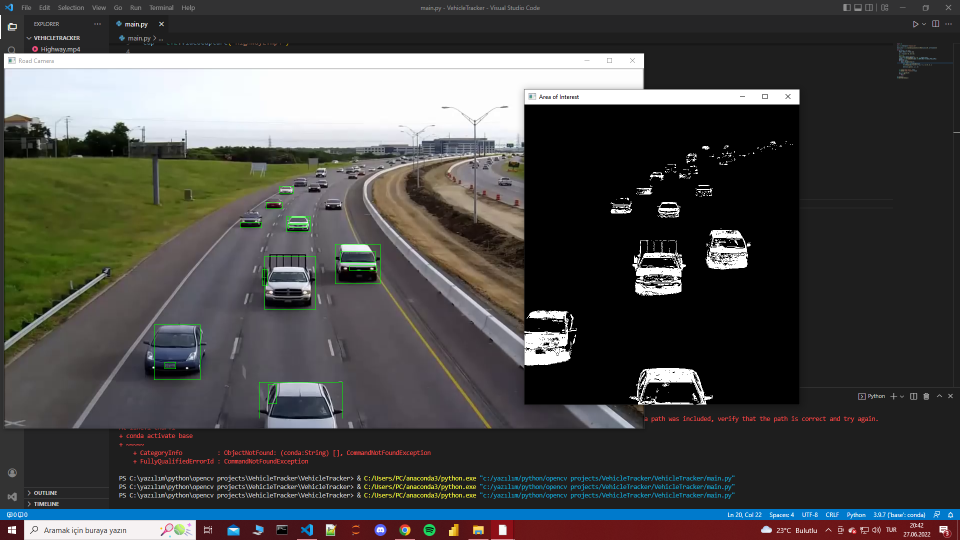
#> input picture photos/example1.png, 1920 x 1080 px, given in place of Highway.mp4, which was not available (shown at 1/2 size)
$ python main.py
#> lines starting #> are read from the running program, lines starting #| are printed output that depends on the picture; after the words box and inside, x2 and y2 are one past the last pixel; in counts of white or black regions, pixels touching at a corner belong together; pictures that were not available may be replaced by others from this repository, and a replacement may not be noted
import cv2

cap = cv2.VideoCapture("Highway.mp4")

object_detect = cv2.createBackgroundSubtractorMOG2(history=100, varThreshold=60)

while True:
    ret, frame = cap.read()
#> frame is the input picture: shape (1080, 1920, 3); mean B, G, R 71.1, 72.3, 71.9
    height, width, _ = frame.shape
#> height = 1080; width = 1920

    aoi = frame[100: 700, 300: 850]
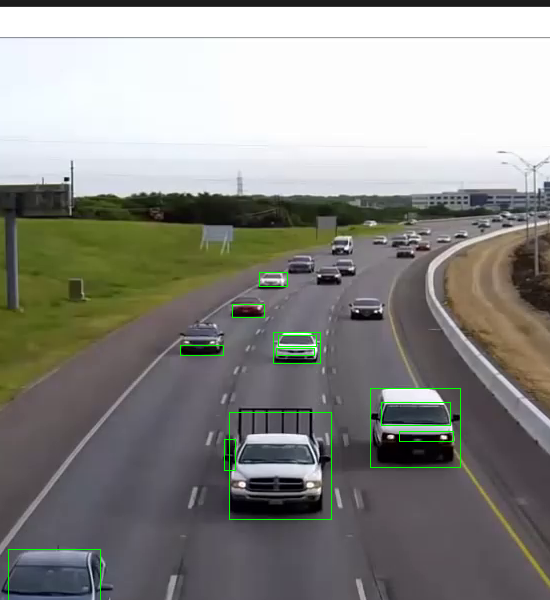
#> aoi: shape (600, 550, 3); mean B, G, R 134, 138.5, 138.5

    #DETECTION
    mask = object_detect.apply(aoi)
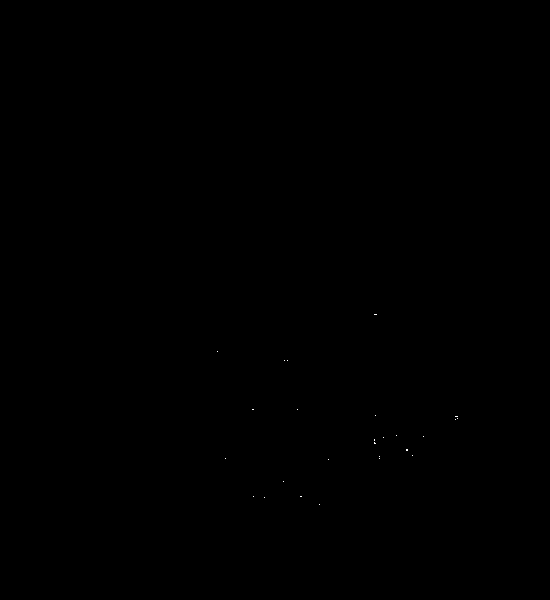
#> mask: shape (600, 550); values 127 (black) and 255 (white), 0.01% white in thin lines or dots, all inside (x1, y1, x2, y2) = (217, 314, 458, 505)
    _, mask = cv2.threshold(mask, 254, 255, cv2.THRESH_BINARY)
    contour, _ = cv2.findContours(mask, cv2.RETR_TREE, cv2.CHAIN_APPROX_SIMPLE)
#> contour = 26 contours, all with area under 20
    detections = []
    for cnt in contour:
        area = cv2.contourArea(cnt)
        if area > 100:
            x, y, w, h = cv2.boundingRect(cnt)
            cv2.rectangle(aoi, (x, y), (x + w, y + h), (0, 255, 0), 1)

            detections.append([x, y, w, h])
#> this loop made 26 passes
#> (cnt, area) on passes 1 to 12: ([[319, 504]], 0), ([[264, 497]], 0), ([[300, 496], [301, 496]], 0), ([[253, 496]], 0), ([[283, 481]], 0), ([[328, 459]], 0), ([[379, 458]], 0), ([[225, 458]], 0), ([[379, 456]], 0), ([[412, 455]], 0), ([[406, 449], [406, 450], [407, 450], [407, 449]], 1), ([[374, 442], [374, 443], [375, 443]], 0.5)
#> after the loop, detections = []


    cv2.imshow("Road Camera", frame)
    cv2.imshow("Area of Interest", mask)

    key = cv2.waitKey(30)
#> (key Esc is pressed here)
    if key == 27:
        break

cap.release()
cv2.destroyAllWindows()

$ run again, on photos/example2.png
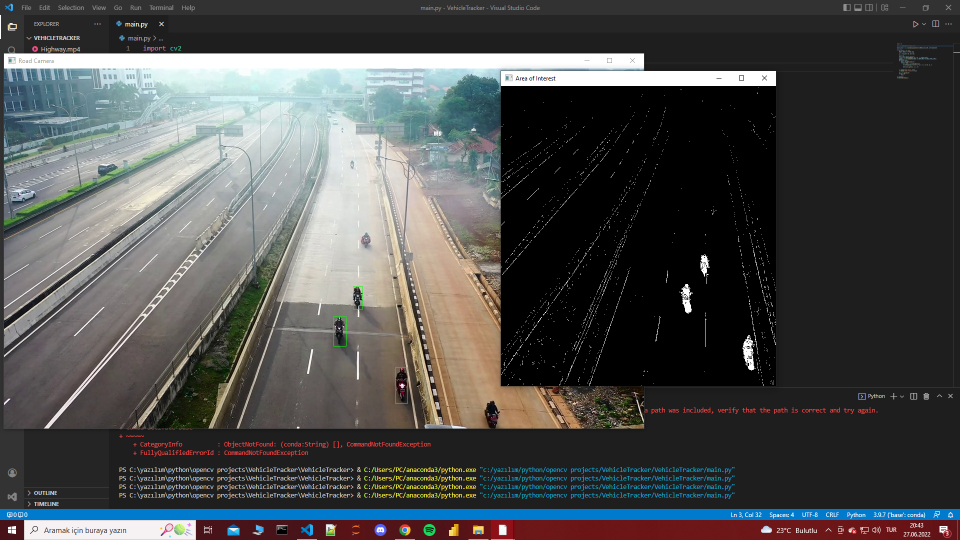
#> input picture photos/example2.png, 1920 x 1080 px, given in place of Highway.mp4, which was not available (shown at 1/2 size)
#> frame is the input picture: shape (1080, 1920, 3); mean B, G, R 77.3, 77.6, 76.6
#> `aoi = frame[100: 700, 300: 850]`:
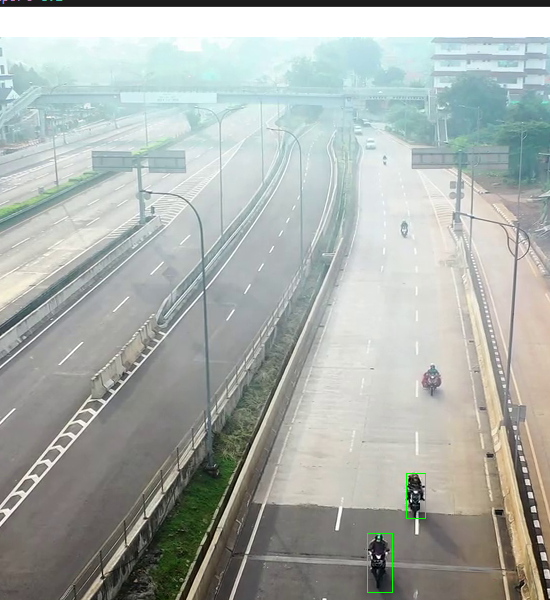
#> aoi: shape (600, 550, 3); mean B, G, R 171.9, 176.3, 170.5
#> contour = 9 contours, all with area under 20
#> the loop `for cnt in contour:` made 9 passes
#> (cnt, area) on passes 1, 3, 4, 5, 6, 7, 8, 9: ([[384, 567]], 0), ([[384, 561]], 0), ([[375, 556], [375, 557]], 0), ([[411, 503], [411, 504]], 0), ([[409, 501]], 0), ([[422, 498]], 0), ([[407, 498]], 0), ([[421, 495]], 0)
#> after the loop `for cnt in contour:`: detections = []
